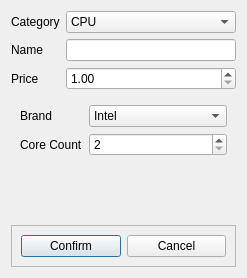
<?xml version="1.0" encoding="UTF-8"?>
<ui version="4.0">
 <class>AddProductDialog</class>
 <widget class="QDialog" name="AddProductDialog">
  <property name="geometry">
   <rect>
    <x>0</x>
    <y>0</y>
    <width>247</width>
    <height>278</height>
   </rect>
  </property>
  <property name="windowTitle">
   <string>Add Product</string>
  </property>
  <layout class="QVBoxLayout" name="verticalLayout">
   <item>
    <layout class="QFormLayout" name="formLayout">
     <item row="0" column="0">
      <widget class="QLabel" name="label">
       <property name="text">
        <string>Category</string>
       </property>
      </widget>
     </item>
     <item row="0" column="1">
      <widget class="QComboBox" name="category">
       <item>
        <property name="text">
         <string>CPU</string>
        </property>
       </item>
       <item>
        <property name="text">
         <string>RAM</string>
        </property>
       </item>
       <item>
        <property name="text">
         <string>Motherboard</string>
        </property>
       </item>
      </widget>
     </item>
     <item row="1" column="0">
      <widget class="QLabel" name="label_3">
       <property name="text">
        <string>Name</string>
       </property>
      </widget>
     </item>
     <item row="1" column="1">
      <widget class="QLineEdit" name="name">
       <property name="maxLength">
        <number>25</number>
       </property>
       <property name="placeholderText">
        <string/>
       </property>
      </widget>
     </item>
     <item row="2" column="0">
      <widget class="QLabel" name="label_4">
       <property name="text">
        <string>Price</string>
       </property>
      </widget>
     </item>
     <item row="2" column="1">
      <widget class="QDoubleSpinBox" name="price">
       <property name="minimum">
        <double>1.000000000000000</double>
       </property>
       <property name="maximum">
        <double>99999.990000000005239</double>
       </property>
      </widget>
     </item>
    </layout>
   </item>
   <item>
    <widget class="QStackedWidget" name="stackedWidget">
     <property name="currentIndex">
      <number>0</number>
     </property>
     <widget class="QWidget" name="page">
      <layout class="QGridLayout" name="gridLayout">
       <item row="0" column="0">
        <layout class="QFormLayout" name="formLayout_2">
         <item row="1" column="0">
          <widget class="QLabel" name="label_5">
           <property name="text">
            <string>Core Count</string>
           </property>
          </widget>
         </item>
         <item row="1" column="1">
          <widget class="QSpinBox" name="coreCount">
           <property name="minimum">
            <number>2</number>
           </property>
           <property name="maximum">
            <number>300</number>
           </property>
           <property name="singleStep">
            <number>2</number>
           </property>
          </widget>
         </item>
         <item row="0" column="0">
          <widget class="QLabel" name="label_2">
           <property name="text">
            <string>Brand</string>
           </property>
          </widget>
         </item>
         <item row="0" column="1">
          <widget class="QComboBox" name="cpuBrand">
           <item>
            <property name="text">
             <string>Intel</string>
            </property>
           </item>
           <item>
            <property name="text">
             <string>AMD</string>
            </property>
           </item>
          </widget>
         </item>
        </layout>
       </item>
      </layout>
     </widget>
     <widget class="QWidget" name="page_2">
      <layout class="QGridLayout" name="gridLayout_2">
       <item row="0" column="0">
        <layout class="QFormLayout" name="formLayout_3">
         <item row="0" column="0">
          <widget class="QLabel" name="label_6">
           <property name="text">
            <string>Brand</string>
           </property>
          </widget>
         </item>
         <item row="0" column="1">
          <widget class="QComboBox" name="ramBrand">
           <item>
            <property name="text">
             <string>ADATA</string>
            </property>
           </item>
           <item>
            <property name="text">
             <string>Corsair</string>
            </property>
           </item>
           <item>
            <property name="text">
             <string>Crucial</string>
            </property>
           </item>
           <item>
            <property name="text">
             <string>G.Skill</string>
            </property>
           </item>
           <item>
            <property name="text">
             <string>HyperX</string>
            </property>
           </item>
           <item>
            <property name="text">
             <string>Kingston</string>
            </property>
           </item>
           <item>
            <property name="text">
             <string>Micron</string>
            </property>
           </item>
           <item>
            <property name="text">
             <string>Patriot Memory</string>
            </property>
           </item>
           <item>
            <property name="text">
             <string>Samsung</string>
            </property>
           </item>
           <item>
            <property name="text">
             <string>SK hynix</string>
            </property>
           </item>
          </widget>
         </item>
         <item row="1" column="1">
          <widget class="QComboBox" name="ramSize">
           <item>
            <property name="text">
             <string>4</string>
            </property>
           </item>
           <item>
            <property name="text">
             <string>8</string>
            </property>
           </item>
           <item>
            <property name="text">
             <string>16</string>
            </property>
           </item>
          </widget>
         </item>
         <item row="1" column="0">
          <widget class="QLabel" name="label_7">
           <property name="text">
            <string>Size (GB)</string>
           </property>
          </widget>
         </item>
        </layout>
       </item>
      </layout>
     </widget>
     <widget class="QWidget" name="page_3">
      <layout class="QGridLayout" name="gridLayout_3">
       <item row="0" column="0">
        <layout class="QFormLayout" name="formLayout_4">
         <item row="0" column="0">
          <widget class="QLabel" name="label_8">
           <property name="text">
            <string>Brand</string>
           </property>
          </widget>
         </item>
         <item row="0" column="1">
          <widget class="QComboBox" name="mbBrand">
           <item>
            <property name="text">
             <string>ASRock</string>
            </property>
           </item>
           <item>
            <property name="text">
             <string>Asus</string>
            </property>
           </item>
           <item>
            <property name="text">
             <string>Biostar</string>
            </property>
           </item>
           <item>
            <property name="text">
             <string>EVGA</string>
            </property>
           </item>
           <item>
            <property name="text">
             <string>Gigabyte</string>
            </property>
           </item>
           <item>
            <property name="text">
             <string>MSI</string>
            </property>
           </item>
          </widget>
         </item>
         <item row="1" column="0">
          <widget class="QLabel" name="label_9">
           <property name="text">
            <string>Form Factor</string>
           </property>
          </widget>
         </item>
         <item row="1" column="1">
          <widget class="QComboBox" name="mbSize">
           <item>
            <property name="text">
             <string>ATX</string>
            </property>
           </item>
           <item>
            <property name="text">
             <string>Micro-ATX</string>
            </property>
           </item>
           <item>
            <property name="text">
             <string>Mini-ITX</string>
            </property>
           </item>
          </widget>
         </item>
        </layout>
       </item>
      </layout>
     </widget>
    </widget>
   </item>
   <item>
    <widget class="QFrame" name="frame">
     <property name="frameShape">
      <enum>QFrame::StyledPanel</enum>
     </property>
     <property name="frameShadow">
      <enum>QFrame::Raised</enum>
     </property>
     <layout class="QHBoxLayout" name="horizontalLayout">
      <item>
       <widget class="QPushButton" name="confirm">
        <property name="text">
         <string>Confirm</string>
        </property>
       </widget>
      </item>
      <item>
       <widget class="QPushButton" name="cancel">
        <property name="text">
         <string>Cancel</string>
        </property>
       </widget>
      </item>
     </layout>
    </widget>
   </item>
  </layout>
 </widget>
 <resources/>
 <connections/>
</ui>
